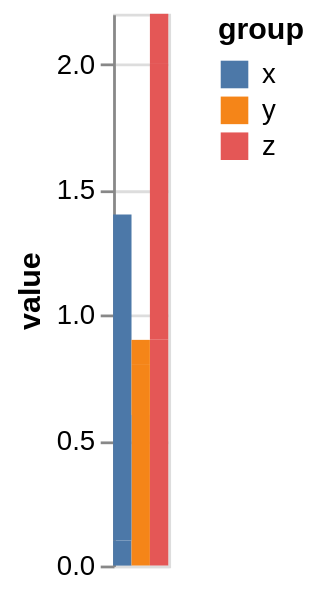

Here is the Vega-Lite specification saved for this chart:
### Vega specification from a JSON file in a GitHub repository (floating-point values rounded to 4 significant figures)
{"$schema": "https://vega.github.io/schema/vega/v5.json", "description": "xOffset without x", "background": "white", "padding": 5, "width": 20, "height": 200, "style": "cell", "data": [{"name": "source_0", "values": [{"category": "A", "group": "x", "value": 0.1}, {"category": "A", "group": "y", "value": 0.6}, {"category": "A", "group": "z", "value": 0.9}, {"category": "B", "group": "x", "value": 0.7}, {"category": "B", "group": "y", "value": 0.2}, {"category": "B", "group": "z", "value": 1.1}, {"category": "C", "group": "x", "value": 0.6}, {"category": "C", "group": "y", "value": 0.1}, {"category": "C", "group": "z", "value": 0.2}]}, {"name": "data_0", "source": "source_0", "transform": [{"type": "stack", "groupby": ["group"], "field": "value", "sort": {"field": [], "order": []}, "as": ["value_start", "value_end"], "offset": "zero"}, {"type": "filter", "expr": "isValid(datum[\"value\"]) && isFinite(+datum[\"value\"])"}]}], "marks": [{"name": "marks", "type": "rect", "style": ["bar"], "from": {"data": "data_0"}, "encode": {"update": {"fill": {"scale": "color", "field": "group"}, "ariaRoleDescription": {"value": "bar"}, "description": {"signal": "\"value: \" + (format(datum[\"value\"], \"\")) + \"; group: \" + (isValid(datum[\"group\"]) ? datum[\"group\"] : \"\"+datum[\"group\"])"}, "xc": {"signal": "width", "mult": 0.5, "offset": {"scale": "xOffset", "field": "group", "band": 0.5}}, "width": {"signal": "max(0.25, bandwidth('xOffset'))"}, "y": {"scale": "y", "field": "value_end"}, "y2": {"scale": "y", "field": "value_start"}}}}], "scales": [{"name": "y", "type": "linear", "domain": {"data": "data_0", "fields": ["value_start", "value_end"]}, "range": [{"signal": "height"}, 0], "nice": true, "zero": true}, {"name": "xOffset", "type": "band", "domain": {"data": "data_0", "field": "group", "sort": true}, "range": [{"signal": "-width/2"}, {"signal": "width/2"}]}, {"name": "color", "type": "ordinal", "domain": {"data": "data_0", "field": "group", "sort": true}, "range": "category"}], "axes": [{"scale": "y", "orient": "left", "grid": true, "tickCount": {"signal": "ceil(height/40)"}, "domain": false, "labels": false, "aria": false, "maxExtent": 0, "minExtent": 0, "ticks": false, "zindex": 0}, {"scale": "y", "orient": "left", "grid": false, "title": "value", "labelOverlap": true, "tickCount": {"signal": "ceil(height/40)"}, "zindex": 0}], "legends": [{"fill": "color", "symbolType": "square", "title": "group"}]}
